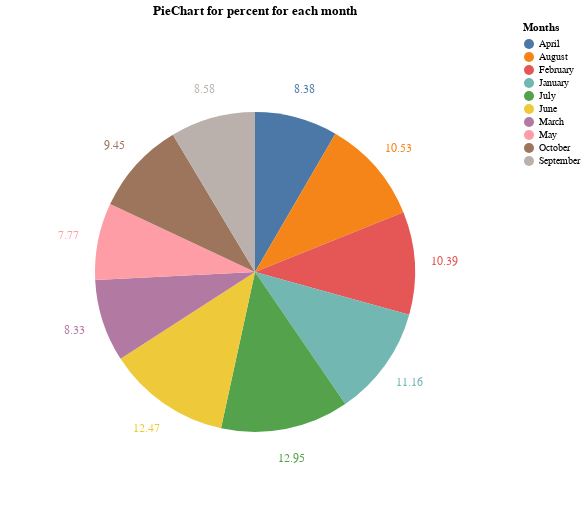

Notebook cell for this chart:
### Markdown cell above
Diplay the sum for precent

### Code cell
base = alt.Chart(pr).mark_arc().encode(
    theta=alt.Theta("mean(Total):Q", stack=True),
    color=alt.Color("Months:N")
).properties(title="PieChart for percent for each month ",width=500,height=500)

pie = base.mark_arc(outerRadius=160)
text = base.mark_text(radius=190, size=12).encode(text="percent:N")
pie + text

### Figure 1 — Vega-Lite specification as saved in the notebook (floating-point values rounded to 4 significant figures)
{"config": {"view": {"continuousWidth": 400, "continuousHeight": 300}}, "layer": [{"mark": {"type": "arc", "outerRadius": 160}, "encoding": {"color": {"field": "Months", "type": "nominal"}, "theta": {"aggregate": "mean", "field": "Total", "stack": true, "type": "quantitative"}}, "height": 500, "title": "PieChart for percent for each month ", "width": 500}, {"mark": {"type": "text", "radius": 190, "size": 12}, "encoding": {"color": {"field": "Months", "type": "nominal"}, "text": {"field": "percent", "type": "nominal"}, "theta": {"aggregate": "mean", "field": "Total", "stack": true, "type": "quantitative"}}, "height": 500, "title": "PieChart for percent for each month ", "width": 500}], "data": {"name": "data-aaf02c884199504dfc77db14d0cb3c18"}, "$schema": "https://vega.github.io/schema/vega-lite/v4.17.0.json", "datasets": {"data-aaf02c884199504dfc77db14d0cb3c18": [{"Months": "April", "Total": 4396.0, "percent": 8.38}, {"Months": "August", "Total": 5522.0, "percent": 10.53}, {"Months": "February", "Total": 5448.0, "percent": 10.39}, {"Months": "January", "Total": 5856.0, "percent": 11.16}, {"Months": "July", "Total": 6793.0, "percent": 12.95}, {"Months": "June", "Total": 6541.0, "percent": 12.47}, {"Months": "March", "Total": 4369.0, "percent": 8.33}, {"Months": "May", "Total": 4074.0, "percent": 7.77}, {"Months": "October", "Total": 4955.0, "percent": 9.45}, {"Months": "September", "Total": 4499.0, "percent": 8.58}]}}
